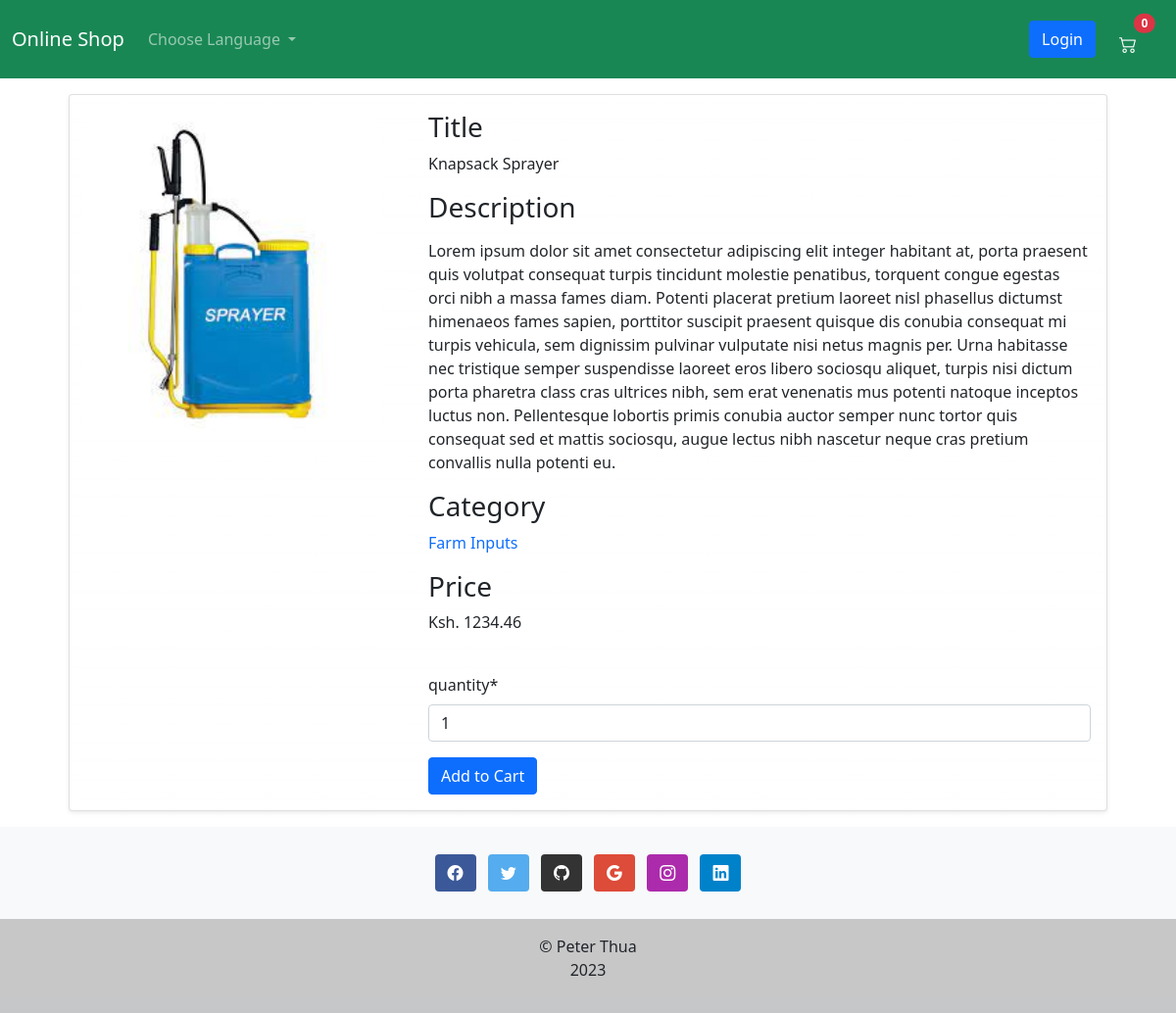
The app's page /en/1/knapsack-sprayer/ with its own data.
### shop/models.py (models this page shows, shortened)
class Product(models.Model):
    category = models.ForeignKey(Category, on_delete=models.CASCADE, related_name='products',
                                 verbose_name=_('category'))
    title = models.CharField(_('Product Name'), max_length=100)
    slug = AutoSlugField(populate_from='title')
    image = ImageField(_('Image'), default='default.png', upload_to='products')
    description = models.TextField(_('description'))
    price = models.DecimalField(max_digits=10, decimal_places=2, verbose_name=_('price'))
    available = models.BooleanField(default=True, verbose_name=_('available'))
    created = models.DateTimeField(auto_now_add=True)
    updated = models.DateTimeField(auto_now=True)
    def get_image_url(self):
        if self.image:
            return self.image.url
        else:
            return ''
    class Meta:
        ordering = ['-created', ]
        verbose_name = _("Product")
        verbose_name_plural = _('Products')

class Category(models.Model):
    name = models.CharField(_('name'), max_length=100)
    slug = AutoSlugField(populate_from='name')
    def get_absolute_url(self):
        return reverse('shop:product_list_by_category', args=[self.slug])
    class Meta:
        verbose_name = _("Category")
        verbose_name_plural = _("Categories")

### shop/views.py (the view)
# urls.py: path('<int:id_>/<slug:slug>/', product_detail, name='product_detail'),
def product_detail(request, id_, slug):
    product = get_object_or_404(Product, id=id_, slug=slug, available=True)
    form = AddToCartForm()
    return render(request, 'shop/product_detail.html', {
        'product': product,
        'form': form,
    })

### shop/forms.py (shortened to what this page needs)
class AddToCartForm(forms.Form):
    quantity = forms.IntegerField(step_size=1, min_value=1, label=_('quantity'))
    def __init__(self, *args, **kwargs):
        super(AddToCartForm, self).__init__(*args, **kwargs)
        self.helper = FormHelper()
        self.helper.layout = Layout(
            'quantity',
            Submit('submit', _('Add to Cart'), css_class='btn btn-primary btn-user btn-block btnAddToCart')
        )
        self.fields['quantity'].widget.attrs.update({'id': 'item-quantity'})
    def get_initial_for_field(self, field, field_name):
        if field_name == 'quantity':
            return 1
        return super(AddToCartForm, self).get_initial_for_field(field, field_name)

### shop/cart.py (called while the page is built)
    def __len__(self):
        return sum(item['quantity'] for item in self.basket.values())

### shop/context_processor.py (called while the page is built)
def basket(request):
    return {
        'basket': Basket(request)
    }

### shop/templates/shop/product_detail.html (shortened to what this page needs)
{% extends 'base.html' %}
{% load i18n %}
{% load static %}
{% load crispy_forms_tags %}
{% block content %}
    <div class="row m-3 mb-3">
        <div class="col-md-12">
            <div class="card shadow-sm bg-gradient">
                <div class="card-body">
                    <div class="row">
                        <div class="col-md-4">
                            <img src="{{ product.get_image_url }}" alt="{{ product.title }}" style="width: 300px;">
                        </div>
                        <div class="col-md-8">
                            <h3>{% trans 'Title' %}</h3>
                            <p>
                                {{ product.title }}
                            </p>
                            <h3>{% trans 'Description' %}</h3>
                            <p>
                                {{ product.description|linebreaks }}
                            </p>
                            <h3>{% trans 'Category' %}</h3>
                            <p>
                                <a href="{{ product.category.get_absolute_url }}"
                                   class="text-decoration-none">{{ product.category.name }}</a>
                            </p>
                            <h3>{% trans 'Price' %}</h3>
                            <p>
                                Ksh. {{ product.price|floatformat:"2" }}
                            </p>
                            <br>
                            <form method="post">
                                {% crispy form %}
                            </form>
                        </div>
                    </div>
                </div>
            </div>
        </div>
    </div>
{% endblock %}

### records on screen
Product: get_image_url (picture), title "Knapsack Sprayer", description "Lorem ipsum dolor sit amet consectetur adipiscing elit integer habitant at, porta praesent quis volutpat consequat turpis tincidunt molestie penatibus, torquent congue egestas orci nibh a massa fames diam. Potenti placerat pretium laoreet nisl phasellus dictumst himenaeos fames sapien, porttitor suscipit praesent quisque dis conubia consequat mi turpis vehicula, sem dignissim pulvinar vulputate nisi netus magnis per. Urna habitasse nec tristique semper suspendisse laoreet eros libero sociosqu aliquet, turpis nisi dictum porta pharetra class cras ultrices nibh, sem erat venenatis mus potenti natoque inceptos luctus non. Pellentesque lobortis primis conubia auctor semper nunc tortor quis…", category.name "Farm Inputs", price "1234.46"

### other values on screen
{{ basket|length }} "0"
